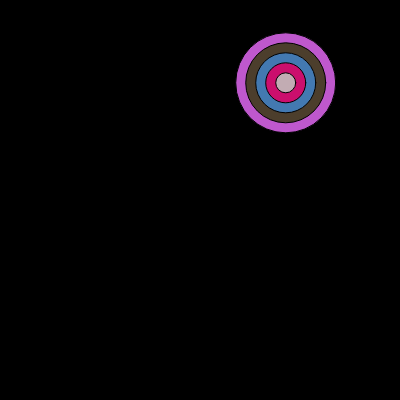
Frame 1 (no input)
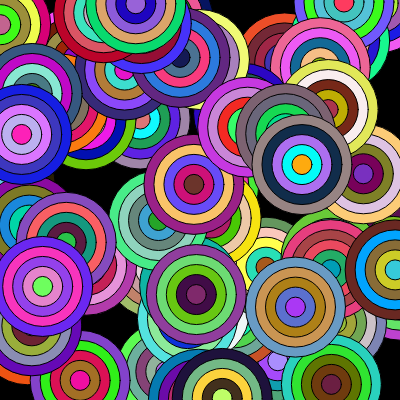
Frame 60 (no input)
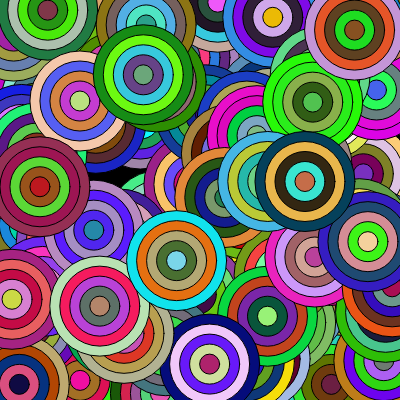
Frame 120 (the mouse pressed at the canvas centre since frame 60)

The p5.js sketch that drew these frames (run headless with seeded random() and noise() and a simulated clock; from frame 60 on, the mouse is pressed at the canvas centre):

// p5.js sketch
// ── sketch.js
function setup() {
  createCanvas(400, 400);
  background(0);
}

function draw() {
  let x = random(width);
  let y = random(height);
  for(let i = 100; i > 0; i -= 20){
    fill(random(255), random(255), random(255))
    ellipse(x, y, i, i);
  }
}
